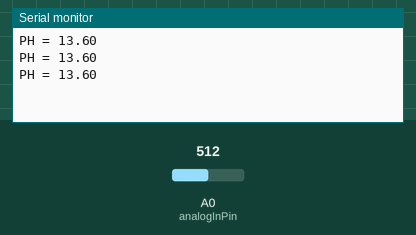
This sketch was run on a simulated Arduino Uno, built with avr-gcc and run on an emulated ATmega328P. On the bench: the last lines printed to the serial monitor. Inputs (shaded band) come from the test bench; at power-on: A0 (analogInPin) = 512.

Above: at 1.2 s.
1.3 s: A0 (analogInPin) set to 716
At 1.71 s:
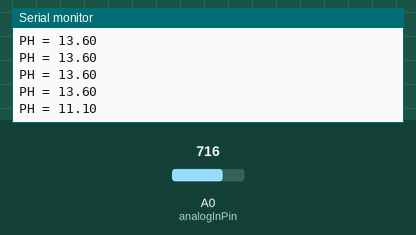
2.8 s: A0 (analogInPin) set to 900
At 2.92 s:
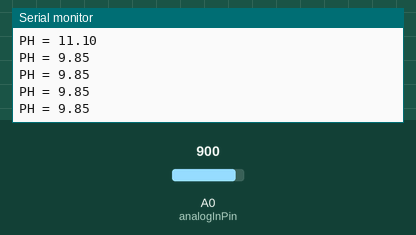
Timing chart, 0 to 5.8 s (numbered marks = the images above; inputs shaded):
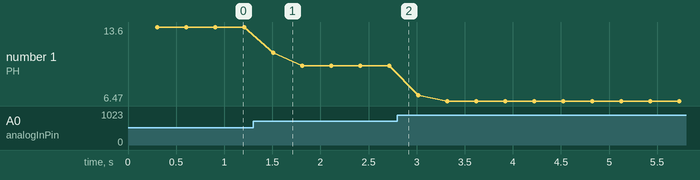

Measured:
- after the input at 1.3 s, the serial monitor: prints a new line after 0.21 s (image 1)
- plotted number 1: 13.6 → 9.85 after the input at 1.3 s, 9.85 → 6.47 after the input at 2.8 s

The sketch:

PH.ino
```cpp
float calibration = 23.00; //altere esse valor para calibrar
const int analogInPin = A0;
int sensorValue = 0;
unsigned long int avgValue;
float b;
int buf[10], temp;

void setup() {
  Serial.begin(9600);
}

void loop() {
  for (int i = 0; i < 10; i++) {
    buf[i] = analogRead(analogInPin);
    delay(30);
  }

  for (int i = 0; i < 9; i++) {
    for (int j = i + 1; j < 10; j++) {
      if (buf[i] > buf[j]) {
        temp = buf[i];
        buf[i] = buf[j];
        buf[j] = temp;
      }
    }
  }

  avgValue = 0;
  for (int i = 2; i < 8; i++)
  avgValue += buf[i];
  float pHVol = (float)avgValue * 3.3 / 1024 / 6;
  float phValue = -5.70 * pHVol + calibration;
  Serial.print("PH = ");
  Serial.println(phValue);
}
```
